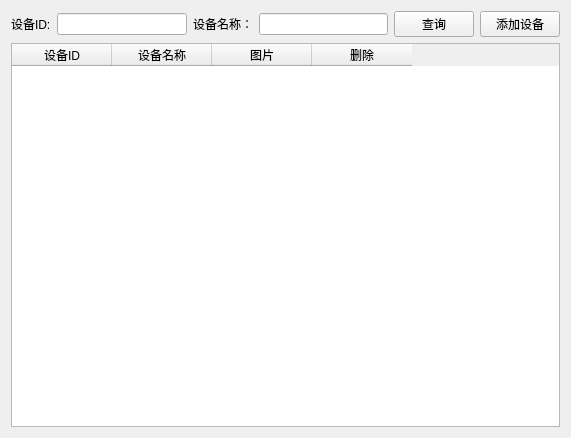
<?xml version="1.0" encoding="UTF-8"?>
<ui version="4.0">
 <class>DeviceManager</class>
 <widget class="QWidget" name="DeviceManager">
  <property name="geometry">
   <rect>
    <x>0</x>
    <y>0</y>
    <width>571</width>
    <height>438</height>
   </rect>
  </property>
  <property name="windowTitle">
   <string>Form</string>
  </property>
  <layout class="QGridLayout" name="gridLayout">
   <item row="0" column="0">
    <layout class="QHBoxLayout" name="horizontalLayout_3">
     <item>
      <layout class="QHBoxLayout" name="horizontalLayout">
       <item>
        <widget class="QLabel" name="label">
         <property name="text">
          <string>设备ID:</string>
         </property>
        </widget>
       </item>
       <item>
        <widget class="QLineEdit" name="lineEdit"/>
       </item>
       <item>
        <widget class="QLabel" name="label_2">
         <property name="text">
          <string>设备名称：</string>
         </property>
        </widget>
       </item>
       <item>
        <widget class="QLineEdit" name="lineEdit_name"/>
       </item>
      </layout>
     </item>
     <item>
      <layout class="QHBoxLayout" name="horizontalLayout_2">
       <item>
        <widget class="QPushButton" name="pdsearch">
         <property name="text">
          <string>查询</string>
         </property>
        </widget>
       </item>
       <item>
        <widget class="QPushButton" name="pbadddevice">
         <property name="text">
          <string>添加设备</string>
         </property>
        </widget>
       </item>
      </layout>
     </item>
    </layout>
   </item>
   <item row="1" column="0">
    <widget class="QTableWidget" name="tableWidget_devices">
     <column>
      <property name="text">
       <string>设备ID</string>
      </property>
     </column>
     <column>
      <property name="text">
       <string>设备名称</string>
      </property>
     </column>
     <column>
      <property name="text">
       <string>图片</string>
      </property>
     </column>
     <column>
      <property name="text">
       <string>删除</string>
      </property>
     </column>
    </widget>
   </item>
  </layout>
 </widget>
 <resources/>
 <connections/>
</ui>
